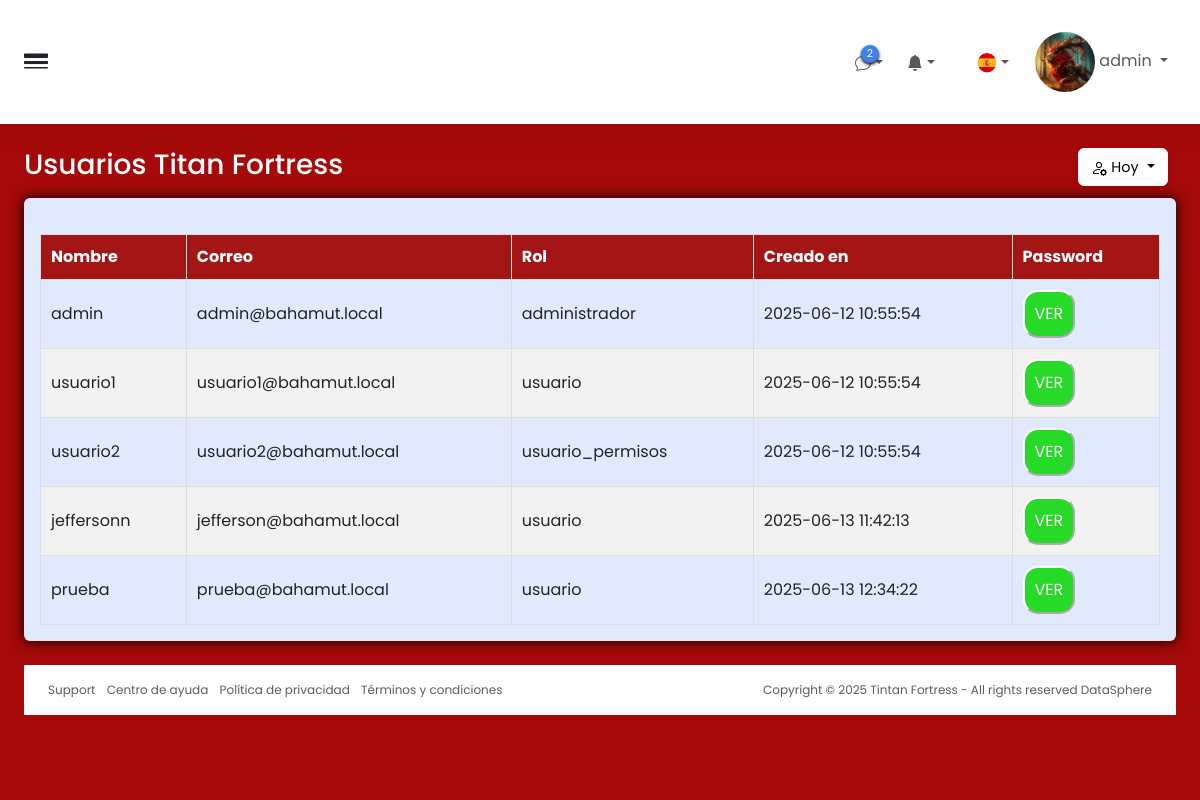
/usuarios.php (signed in), run on the app's committed database.
### tables this page shows
CREATE TABLE `usuarios` (
  `id` int(11) NOT NULL,
  `nombre_usuario` varchar(100) NOT NULL,
  `contraseña` text NOT NULL,
  `correo_electronico` varchar(255) DEFAULT NULL,
  `id_rol` int(11) NOT NULL,
  `creado_en` timestamp NOT NULL DEFAULT current_timestamp(),
  `imagen` varchar(255) DEFAULT NULL
);

CREATE TABLE `roles` (
  `id` int(11) NOT NULL,
  `nombre` varchar(50) NOT NULL,
  `descripcion` text DEFAULT NULL
);

### usuarios.php (the view, shortened to what this page needs)
<?php
try {
    include 'conexion.php';
    $nombreUsuario = $_SESSION['nombre'];
    $rolUsuario = $_SESSION['rol_usuario'];
    $isAdmin = ($rolUsuario === 'administrador');
    $tienePermisoPassword = ($rolUsuario === 'usuario_permisos' || $isAdmin);
    if ($isAdmin) {
        $sql = "SELECT u.id, u.nombre_usuario, u.correo_electronico, u.contraseña, u.creado_en, r.nombre AS rol
            FROM usuarios u
            JOIN roles r ON u.id_rol = r.id";
        $stmt = $conn->prepare($sql);
    }
    $stmt->execute();
    $usuarios = $stmt->fetchAll(PDO::FETCH_ASSOC);
    $usuario_id = $_SESSION['usuario_id'];
    $sqlImagen = "SELECT imagen FROM usuarios WHERE id = :id";
    $stmtImagen = $conn->prepare($sqlImagen);
    $stmtImagen->execute([':id' => $usuario_id]);
    $imagenUsuario = $stmtImagen->fetchColumn();
    ?>
    <!DOCTYPE html>
    <html lang="es">
    <head>
        <link rel="stylesheet" href="css/index.css">
        <link href="https://cdn.jsdelivr.net/npm/bootstrap@5.3.6/dist/css/bootstrap.min.css" rel="stylesheet"
>
        <link rel="stylesheet" href="https://cdn.jsdelivr.net/npm/bootstrap-icons@1.13.1/font/bootstrap-icons.min.css">
        <link rel="stylesheet" href="css/usuarios.css">
    </head>
    <body>
        <div class="wrapper w-100 d-flex align-items-start justify-content-between bg-black">
            <div class="main">
                <nav
                    class="navbar-main d-flex justify-content-between align-items-center p-4 navbar navbar-expand navbar-light">
                    <span class="sidebar-toggle d-flex align-items-center fs-4">
                        <i class="bi bi-border-width" id=toggle></i>
                    </span>
                    <div class="navbar-collapse collapse">
                        <div class="navbar-align navbar-nav ms-auto">
                            <div class="me-2 nav-item dropdown d-flex position-relative">
                                <a id="element" class="d-flex align-items-center nav-link nav-icon dropdown-toggle"
                                    aria-expanded="true">
                                    <div class="position-relative">
                                        <span class="indicator">2</span>
                                    </div>
                                </a>
                            </div>
                            <div class="me-2 nav-item dropdown d-flex position-relative">
                                <a id="element" class="d-flex align-items-center nav-link nav-icon dropdown-toggle"
                                    aria-expanded="true">
                                    <div class="position-relative">
                                        <svg xmlns="http://www.w3.org/2000/svg" width="16" height="16" fill="currentColor"
                                            class="bi bi-bell-fill" viewBox="0 0 16 16">
                                            <path
                                                d="M8 16a2 2 0 0 0 2-2H6a2 2 0 0 0 2 2m.995-14.901a1 1 0 1 0-1.99 0A5 5 0 0 0 3 6c0 1.098-.5 6-2 7h14c-1.5-1-2-5.902-2-7 0-2.42-1.72-4.44-4.005-4.901" />
                                        </svg>
                                    </div>
                                </a>
                            </div>
                            <a href="#" type="button" class="nav-icon modes nav-link d-flex align-items-center"></a>
                            <div class="me-2 nav-item dropdown d-flex position-relative">
                                <a id="element"
                                    class="nav-flag d-flex align-items-center nav-icon nav-link  dropdown-toggle"
                                    aria-expanded="true">
                                    <div class="position-relative">
                                        <img src="img/españa.webp" alt="" class="img-fluid">
                                    </div>
                                </a>
                            </div>
                            <div class="nav-item dropdown nav-item-user">
                                <span class="d-none d-sm-inline-block nav-icon" aria-expanded="true">
                                    <a href="#" class="nav-link dropdown-toggle" aria-expanded="false">
                                        <img src="img/usuarios/<?= $imagenUsuario ?>" class="imgUSU">
                                        <span><?= htmlspecialchars($nombreUsuario) ?></span>
                                    </a>
                                </span>
                            </div>
                        </div>
                    </div>
                </nav>
                <div class="content">
                    <div class="p-0 container-fluid">
                        <div class="mb-2 mb-xl-2 row">
                            <div class="d-none d-sm-block col-auto">
                                <h3>Usuarios Titan Fortress</h3>
                            </div>
                            <div class="ms-auto text-end mt-n1 col-auto">
                                <div class="d-inline me-2 dropdown">
                                    <button type="button" class="nav-icon bg-white shadow-sm dropdown-toggle btn btn-light"
                                        aria-expanded="true">
                                        <span style="font-size: .9rem;">Hoy</span>
                                    </button>
                                </div>
                            </div>
                        </div>
                        <div class="row">
                            <div class="w-100">
                                <div class="illustration card border-0 w-100" style="background-color: #e0eafc;">
                                    <div class="card-body w-100">
                                        <div class="usuarios-container w-100">
                                            <div class="contenido" style="overflow-x: auto; width: 100%;">
                                                <table class="tabla_resultados w-100">
                                                    <thead>
                                                        <tr>
                                                            <th>Nombre</th>
                                                            <th>Correo</th>
                                                            <th>Rol</th>
                                                            <th>Creado en</th>
                                                            <?php if ($tienePermisoPassword): ?>
                                                                <th>Password</th>
                                                            <?php endif; ?>
                                                        </tr>
                                                    </thead>
                                                    <tbody>
                                                        <?php foreach ($usuarios as $index => $u): ?>
                                                            <tr>
                                                                <td><?= htmlspecialchars($u['nombre_usuario']) ?></td>
                                                                <td><?= htmlspecialchars($u['correo_electronico']) ?></td>
                                                                <td><?= htmlspecialchars($u['rol']) ?></td>
                                                                <td><?= htmlspecialchars($u['creado_en']) ?></td>
                                                                <?php if ($tienePermisoPassword): ?>
                                                                    <td>
                                                                        <button id="btn<?= $index ?>"
                                                                            onclick="verPassword(<?= $index ?>)"
                                                                            class="boton_ver">VER</button>
                                                                    </td>
                                                                <?php endif; ?>
                                                            </tr>
                                                        <?php endforeach; ?>
                                                    </tbody>
                                                </table>
                                            </div>
                                        </div>
                                    </div>
                                </div>
                            </div>
                        </div>
                    </div>
                    <footer class="footer bg-white py-3">
                        <div class="container-fluid">
                            <div class="text-muted row">
                                <div class="text-start d-flex col-6">
                                    <ul class="list-inline mb-0">
                                        <li class="list-inline-item"><a href="#" class="text-muted">Support</a></li>
                                        <li class="list-inline-item"><a href="#" class="text-muted">Centro de ayuda</a></li>
                                        <li class="list-inline-item"><a href="#" class="text-muted">Política de
                                                privacidad</a>
                                        </li>
                                        <li class="list-inline-item"><a href="#" class="text-muted">Términos y
                                                condiciones</a>
                                        </li>
                                    </ul>
                                </div>
                                <div class="text-end col-6">
                                    <p class="mb-0">Copyright © 2025 Tintan Fortress - All rights reserved <a href="#"
                                            class="text-muted">DataSphere</a></p>
                                </div>
                            </div>
                        </div>
                    </footer>
                </div>
            </div>
    </body>
    </html>
    <?php
} catch (PDOException $e) {
    die("Error en la conexión a la base de datos: " . $e->getMessage());
}
?>

### css/index.css (style rules this page uses)
* { margin: 0; padding: 0; box-sizing: border-box; list-style: none; text-decoration: none; font-family: "Poppins",serif; }
.imgUSU { width:60px; height: 60px; border-radius: 40px; }
:root { --color-primary: #202434; --color-primary-light: #293042; --color-accent-blue: #3f80ea; --color-white: white; --color-black: black; --color-gray-light: #ced4da; --color-gray-blue-trasnparent: #e2e8ee80 --transition-speed-fast: .4s ease-in-out; --transition-speed-slow: .6s ease-in-out; }
a { text-decoration: none !important; }
ul { padding-left: 0 !important; }
li { list-style: none !important; }
img { height: 20px; margin-left: 2px; }
h3 { color: white !important; }
.wrapper { width: 100%; align-items: stretch; display: flex; }
.main { display: flex; width: 100%; height: 100vh; overflow-y: scroll; min-width: 0; transition: margin-left .35s ease-in-out, left .35s ease-in-out, margin-right .35s ease-in-out, right .35s ease-in-out; flex-direction: column; }
.navbar-main { border-bottom: 0 !important; box-shadow: 0 0 2rem #2930421a !important; background-color: var(--color-white) !important; }
#toggle { cursor: pointer !important; }
.nav-item-user { cursor: pointer !important; }
.nav-item .indicator { background: #3f80ea; box-shadow: 0 .1rem .2rem black; border-radius: 50%; display: block; height: 18px; width: 18px; position: absolute; padding: 1px; top: -5px; right: -8px; text-align: center; font-size: .675rem; color: var(--color-white); transition: all .2s ease-in-out; }
.text-muted { color: rgba(108, 117, 125, .75); font-size: 12px; margin-bottom: 0; }
#element { cursor: pointer; }
.nav-flag img { height: 20px; width: 20px; border-radius: 50%; object-fit: cover; }
.content { padding: 2.5rem 2.5rem 1.5rem; flex: 1; direction: 1fr; background-color: rgb(165, 9, 9); }
.illustration { color: var(--color-accent-blue); }
.card { margin-bottom: 24px; box-shadow: 0 0 .875rem black; }
footer { padding: 1rem 0.75rem; background-color: var(--color-white); direction: ltr; }
@media (min-width: 1px) and (max-width:2570px) { .content { padding: 1.5rem !important; } }

### css/usuarios.css (style rules this page uses)
.tabla_resultados { width: 100%; border-collapse: collapse; margin-top: 20px; }
.tabla_resultados th, .tabla_resultados td { padding: 10px; border: 1px solid #ddd; text-align: left; }
.tabla_resultados th { background-color: #a41515; color: white; }
.tabla_resultados tr:nth-child(even) { background-color: #f2f2f2; }
.contenido { width: 100%; }
.boton_ver { background-color: rgb(39, 218, 39); color: white; padding: 10px; border-radius: 15px; border-color: white; }

### data on the page
usuarios: imagen (picture), nombre_usuario "admin", correo_electronico "admin@bahamut.local", id_rol.nombre "administrador", creado_en "2025-06-12 10:55:54"
usuarios: nombre_usuario "usuario1", correo_electronico "usuario1@bahamut.local", id_rol.nombre "usuario", creado_en "2025-06-12 10:55:54"
usuarios: nombre_usuario "usuario2", correo_electronico "usuario2@bahamut.local", id_rol.nombre "usuario_permisos", creado_en "2025-06-12 10:55:54"
usuarios: nombre_usuario "jeffersonn", correo_electronico "jefferson@bahamut.local", id_rol.nombre "usuario", creado_en "2025-06-13 11:42:13"
usuarios: nombre_usuario "prueba", correo_electronico "prueba@bahamut.local", id_rol.nombre "usuario", creado_en "2025-06-13 12:34:22"

### other printed values
$nombreUsuario "admin"
